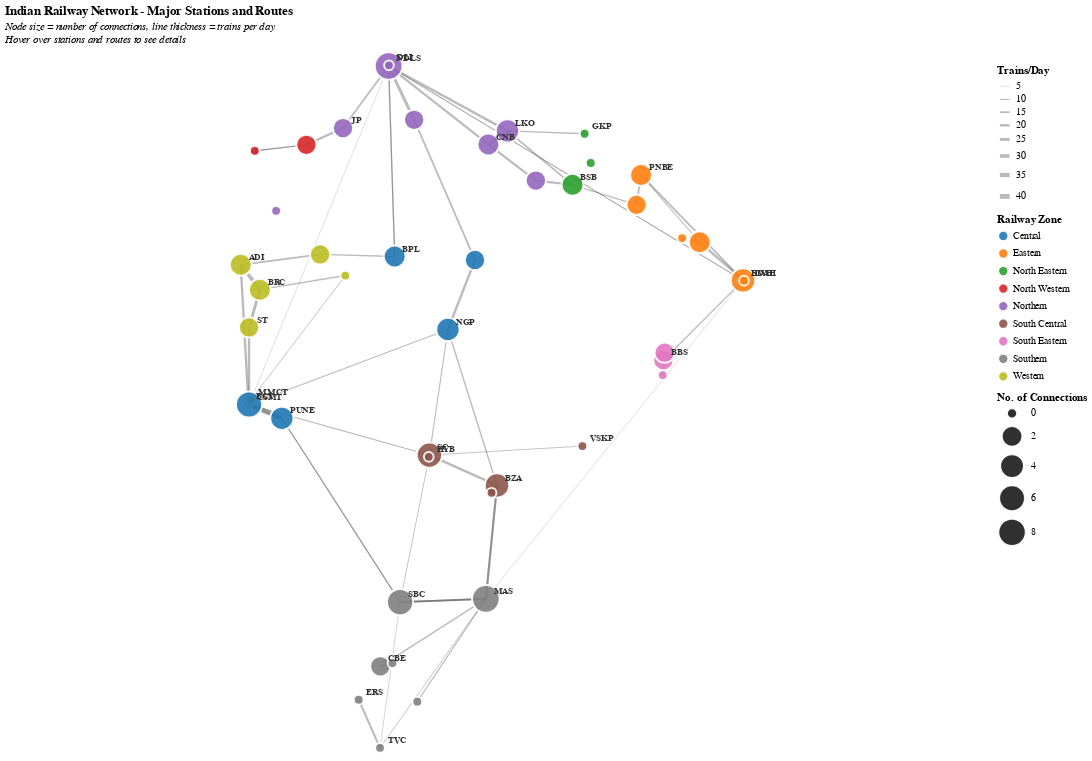

The notebook cell this image was saved under:
### Code cell
import altair as alt
import pandas as pd
import numpy as np

print("Creating India Railway Network...")

# Major Indian railway stations with their approximate coordinates and details
# Format: station_code, name, zone, lat, lon, importance (1-5)
stations_data = [
    # Northern Railway
    ('NDLS', 'New Delhi', 'Northern', 28.64, 77.22, 5),
    ('AGC', 'Agra Cantt', 'Northern', 27.15, 78.02, 3),
    ('JP', 'Jaipur', 'Northern', 26.92, 75.79, 4),
    ('JU', 'Jodhpur', 'Northern', 26.28, 73.02, 3),
    ('UDZ', 'Udaipur', 'Northern', 24.58, 73.69, 2),
    ('DLI', 'Old Delhi', 'Northern', 28.66, 77.23, 4),
    ('LKO', 'Lucknow', 'Northern', 26.84, 80.95, 4),
    ('CNB', 'Kanpur Central', 'Northern', 26.46, 80.35, 4),
    ('ALD', 'Allahabad', 'Northern', 25.44, 81.84, 3),
    
    # Western Railway
    ('BCT', 'Mumbai Central', 'Western', 18.97, 72.82, 5),
    ('MMCT', 'Mumbai Central', 'Western', 19.07, 72.88, 5),
    ('ADI', 'Ahmedabad', 'Western', 23.03, 72.58, 5),
    ('BRC', 'Vadodara', 'Western', 22.31, 73.18, 4),
    ('ST', 'Surat', 'Western', 21.21, 72.84, 4),
    ('RTM', 'Ratlam', 'Western', 23.33, 75.07, 3),
    ('INDB', 'Indore', 'Western', 22.72, 75.86, 3),
    
    # Central Railway
    ('CSMT', 'Mumbai CST', 'Central', 18.94, 72.84, 5),
    ('PUNE', 'Pune', 'Central', 18.53, 73.87, 5),
    ('NGP', 'Nagpur', 'Central', 21.15, 79.08, 4),
    ('BPL', 'Bhopal', 'Central', 23.27, 77.41, 4),
    ('JBP', 'Jabalpur', 'Central', 23.17, 79.93, 3),
    
    # Southern Railway
    ('MAS', 'Chennai Central', 'Southern', 13.08, 80.27, 5),
    ('SBC', 'Bangalore City', 'Southern', 12.98, 77.58, 5),
    ('TVC', 'Trivandrum', 'Southern', 8.49, 76.95, 4),
    ('ERS', 'Ernakulam', 'Southern', 9.98, 76.28, 4),
    ('CBE', 'Coimbatore', 'Southern', 11.01, 76.96, 4),
    ('MDU', 'Madurai', 'Southern', 9.92, 78.12, 3),
    ('TPJ', 'Tiruppur', 'Southern', 11.11, 77.34, 2),
    
    # South Central Railway
    ('SC', 'Secunderabad', 'South Central', 17.43, 78.50, 5),
    ('HYB', 'Hyderabad', 'South Central', 17.38, 78.48, 5),
    ('VSKP', 'Visakhapatnam', 'South Central', 17.70, 83.30, 4),
    ('BZA', 'Vijayawada', 'South Central', 16.52, 80.62, 4),
    ('GTL', 'Guntur', 'South Central', 16.30, 80.45, 3),
    
    # Eastern Railway
    ('HWH', 'Howrah', 'Eastern', 22.58, 88.34, 5),
    ('SDAH', 'Sealdah', 'Eastern', 22.57, 88.37, 5),
    ('PNBE', 'Patna', 'Eastern', 25.60, 85.14, 4),
    ('GAY', 'Gaya', 'Eastern', 24.75, 85.00, 3),
    ('ASN', 'Asansol', 'Eastern', 23.68, 86.98, 3),
    ('DHN', 'Dhanbad', 'Eastern', 23.80, 86.43, 3),
    
    # North Eastern Railway
    ('GKP', 'Gorakhpur', 'North Eastern', 26.76, 83.37, 4),
    ('BSB', 'Varanasi', 'North Eastern', 25.32, 82.99, 4),
    ('MAU', 'Mau', 'North Eastern', 25.94, 83.56, 2),
    
    # South Eastern Railway
    ('BBS', 'Bhubaneswar', 'South Eastern', 20.25, 85.84, 4),
    ('CTC', 'Cuttack', 'South Eastern', 20.47, 85.88, 3),
    ('PURI', 'Puri', 'South Eastern', 19.81, 85.82, 3),
    
    # North Western Railway
    ('JU', 'Jodhpur', 'North Western', 26.28, 73.02, 3),
    ('AII', 'Ajmer', 'North Western', 26.45, 74.64, 3),
]

stations_df = pd.DataFrame(stations_data, columns=['code', 'name', 'zone', 'lat', 'lon', 'importance'])

# Major railway connections (direct routes between stations)
# Format: from_station, to_station, train_frequency (trains per day)
connections_data = [
    # Golden Quadrilateral routes
    ('NDLS', 'AGC', 25),
    ('AGC', 'JBP', 15),
    ('JBP', 'NGP', 20),
    ('NGP', 'BZA', 12),
    ('BZA', 'MAS', 18),
    ('MAS', 'SBC', 15),
    ('SBC', 'PUNE', 10),
    ('PUNE', 'CSMT', 30),
    ('CSMT', 'ST', 20),
    ('ST', 'BRC', 25),
    ('BRC', 'ADI', 30),
    ('ADI', 'RTM', 15),
    ('RTM', 'BPL', 12),
    ('BPL', 'NDLS', 10),
    
    # Delhi connections
    ('NDLS', 'LKO', 20),
    ('NDLS', 'JP', 15),
    ('NDLS', 'CNB', 18),
    ('NDLS', 'BPL', 12),
    ('NDLS', 'HWH', 8),
    ('NDLS', 'CSMT', 5),
    
    # Mumbai connections
    ('CSMT', 'PUNE', 40),
    ('BCT', 'ADI', 20),
    ('BCT', 'INDB', 8),
    ('CSMT', 'NGP', 10),
    ('CSMT', 'SC', 6),
    
    # Kolkata connections
    ('HWH', 'PNBE', 15),
    ('HWH', 'BBS', 12),
    ('HWH', 'NDLS', 8),
    ('HWH', 'MAS', 5),
    ('SDAH', 'ASN', 20),
    
    # Chennai connections
    ('MAS', 'SBC', 15),
    ('MAS', 'BZA', 18),
    ('MAS', 'TVC', 8),
    ('MAS', 'CBE', 12),
    ('MAS', 'MDU', 10),
    
    # Bangalore connections
    ('SBC', 'MAS', 15),
    ('SBC', 'TVC', 6),
    ('SBC', 'PUNE', 10),
    ('SBC', 'SC', 8),
    
    # Hyderabad connections
    ('SC', 'BZA', 20),
    ('SC', 'NGP', 10),
    ('SC', 'CSMT', 6),
    ('SC', 'VSKP', 8),
    
    # Lucknow connections
    ('LKO', 'CNB', 25),
    ('LKO', 'BSB', 15),
    ('LKO', 'GKP', 12),
    
    # Regional connections
    ('CNB', 'ALD', 20),
    ('ALD', 'BSB', 18),
    ('BSB', 'GAY', 12),
    ('GAY', 'PNBE', 15),
    ('PNBE', 'ASN', 10),
    ('ASN', 'DHN', 15),
    ('JP', 'AII', 20),
    ('AII', 'JU', 10),
    ('BRC', 'INDB', 12),
    ('CBE', 'TPJ', 15),
    ('ERS', 'TVC', 18),
    ('BBS', 'CTC', 25),
    ('CTC', 'PURI', 20),
    ('BZA', 'GTL', 22),
]

connections_df = pd.DataFrame(connections_data, columns=['from', 'to', 'frequency'])

print(f"Stations: {len(stations_df)}")
print(f"Connections: {len(connections_df)}")

# Calculate total connections for each station (for node size)
from_counts = connections_df.groupby('from').size()
to_counts = connections_df.groupby('to').size()
total_connections = (from_counts + to_counts).reset_index()
total_connections.columns = ['code', 'connections']

stations_df = stations_df.merge(total_connections, on='code', how='left')
stations_df['connections'] = stations_df['connections'].fillna(0)

# Add coordinates to connections
connections_with_coords = connections_df.merge(
    stations_df[['code', 'lat', 'lon', 'name']], 
    left_on='from', 
    right_on='code'
).rename(columns={'lat': 'lat1', 'lon': 'lon1', 'name': 'from_name'}).drop('code', axis=1)

connections_with_coords = connections_with_coords.merge(
    stations_df[['code', 'lat', 'lon', 'name']], 
    left_on='to', 
    right_on='code'
).rename(columns={'lat': 'lat2', 'lon': 'lon2', 'name': 'to_name'}).drop('code', axis=1)

print(f"\nTop 10 busiest stations by connections:")
print(stations_df.nlargest(10, 'connections')[['name', 'zone', 'connections']])

# Create the network visualization
# 1. Railway lines (connections)
lines_chart = alt.Chart(connections_with_coords).mark_rule(
    opacity=0.4
).encode(
    longitude='lon1:Q',
    latitude='lat1:Q',
    longitude2='lon2:Q',
    latitude2='lat2:Q',
    strokeWidth=alt.StrokeWidth('frequency:Q', 
                                 scale=alt.Scale(range=[0.5, 5]),
                                 legend=alt.Legend(title='Trains/Day')),
    color=alt.value('#555555'),
    tooltip=[
        alt.Tooltip('from_name:N', title='From'),
        alt.Tooltip('to_name:N', title='To'),
        alt.Tooltip('frequency:Q', title='Trains per Day')
    ]
)

# 2. Stations (nodes)
hover_selection = alt.selection_point(on='mouseover', fields=['code'], empty=False)

stations_chart = alt.Chart(stations_df).mark_circle(
    stroke='white',
    strokeWidth=2
).encode(
    longitude='lon:Q',
    latitude='lat:Q',
    color=alt.Color('zone:N', 
                    scale=alt.Scale(scheme='category10'),
                    legend=alt.Legend(title='Railway Zone', orient='right')),
    size=alt.condition(
        hover_selection,
        alt.value(1000),
        alt.Size('connections:Q', 
                 scale=alt.Scale(type='sqrt', range=[100, 800]), 
                 legend=alt.Legend(title='No. of Connections'))
    ),
    opacity=alt.value(0.9),
    tooltip=[
        alt.Tooltip('name:N', title='Station'),
        alt.Tooltip('zone:N', title='Zone'),
        alt.Tooltip('connections:Q', title='Connections'),
        alt.Tooltip('importance:Q', title='Importance (1-5)')
    ]
).add_params(hover_selection)

# 3. Station labels for major stations
major_stations = stations_df[stations_df['importance'] >= 4]

labels_chart = alt.Chart(major_stations).mark_text(
    align='left',
    dx=8,
    dy=-8,
    fontSize=9,
    fontWeight='bold',
    color='#333'
).encode(
    longitude='lon:Q',
    latitude='lat:Q',
    text='code:N'
)

# Combine layers
railway_network = (lines_chart + stations_chart + labels_chart).properties(
    width=1000,
    height=700,
    title={
        'text': 'Indian Railway Network - Major Stations and Routes',
        'subtitle': ['Node size = number of connections, line thickness = trains per day',
                     'Hover over stations and routes to see details'],
        'subtitleFontStyle': 'italic',
        'subtitleFontSize': 11,
        'anchor': 'start'
    }
).project(
    type='mercator'
).configure_view(
    strokeWidth=0
)

#railway_network.save('india_railway_network.html')
print("\n✓ Railway network saved as 'india_railway_network.html'")

railway_network

### Figure 1 — Vega-Lite specification as saved in the notebook (floating-point values rounded to 4 significant figures)
{"config": {"view": {"continuousWidth": 300, "continuousHeight": 300, "strokeWidth": 0}}, "layer": [{"data": {"name": "data-d65e5e418f743609205b026ee198fac5"}, "mark": {"type": "rule", "opacity": 0.4}, "encoding": {"color": {"value": "#555555"}, "latitude": {"field": "lat1", "type": "quantitative"}, "latitude2": {"field": "lat2"}, "longitude": {"field": "lon1", "type": "quantitative"}, "longitude2": {"field": "lon2"}, "strokeWidth": {"field": "frequency", "legend": {"title": "Trains/Day"}, "scale": {"range": [0.5, 5]}, "type": "quantitative"}, "tooltip": [{"field": "from_name", "title": "From", "type": "nominal"}, {"field": "to_name", "title": "To", "type": "nominal"}, {"field": "frequency", "title": "Trains per Day", "type": "quantitative"}]}}, {"data": {"name": "data-07ad61c7a7bf2b89b0004f334a3d1fc5"}, "mark": {"type": "circle", "stroke": "white", "strokeWidth": 2}, "encoding": {"color": {"field": "zone", "legend": {"orient": "right", "title": "Railway Zone"}, "scale": {"scheme": "category10"}, "type": "nominal"}, "latitude": {"field": "lat", "type": "quantitative"}, "longitude": {"field": "lon", "type": "quantitative"}, "opacity": {"value": 0.9}, "size": {"condition": {"param": "param_7", "empty": false, "value": 1000}, "field": "connections", "legend": {"title": "No. of Connections"}, "scale": {"range": [100, 800], "type": "sqrt"}, "type": "quantitative"}, "tooltip": [{"field": "name", "title": "Station", "type": "nominal"}, {"field": "zone", "title": "Zone", "type": "nominal"}, {"field": "connections", "title": "Connections", "type": "quantitative"}, {"field": "importance", "title": "Importance (1-5)", "type": "quantitative"}]}, "name": "view_7"}, {"data": {"name": "data-138ccde28de09a57661c25a0e8c0326b"}, "mark": {"type": "text", "align": "left", "color": "#333", "dx": 8, "dy": -8, "fontSize": 9, "fontWeight": "bold"}, "encoding": {"latitude": {"field": "lat", "type": "quantitative"}, "longitude": {"field": "lon", "type": "quantitative"}, "text": {"field": "code", "type": "nominal"}}}], "height": 700, "params": [{"name": "param_7", "select": {"type": "point", "fields": ["code"], "on": "mouseover"}, "views": ["view_7"]}], "projection": {"type": "mercator"}, "title": {"text": "Indian Railway Network - Major Stations and Routes", "subtitle": ["Node size = number of connections, line thickness = trains per day", "Hover over stations and routes to see details"], "subtitleFontStyle": "italic", "subtitleFontSize": 11, "anchor": "start"}, "width": 1000, "$schema": "https://vega.github.io/schema/vega-lite/v5.20.1.json", "datasets": {"data-d65e5e418f743609205b026ee198fac5": [{"from": "NDLS", "to": "AGC", "frequency": 25, "lat1": 28.64, "lon1": 77.22, "from_name": "New Delhi", "lat2": 27.15, "lon2": 78.02, "to_name": "Agra Cantt"}, {"from": "AGC", "to": "JBP", "frequency": 15, "lat1": 27.15, "lon1": 78.02, "from_name": "Agra Cantt", "lat2": 23.17, "lon2": 79.93, "to_name": "Jabalpur"}, {"from": "JBP", "to": "NGP", "frequency": 20, "lat1": 23.17, "lon1": 79.93, "from_name": "Jabalpur", "lat2": 21.15, "lon2": 79.08, "to_name": "Nagpur"}, {"from": "NGP", "to": "BZA", "frequency": 12, "lat1": 21.15, "lon1": 79.08, "from_name": "Nagpur", "lat2": 16.52, "lon2": 80.62, "to_name": "Vijayawada"}, {"from": "BZA", "to": "MAS", "frequency": 18, "lat1": 16.52, "lon1": 80.62, "from_name": "Vijayawada", "lat2": 13.08, "lon2": 80.27, "to_name": "Chennai Central"}, {"from": "MAS", "to": "SBC", "frequency": 15, "lat1": 13.08, "lon1": 80.27, "from_name": "Chennai Central", "lat2": 12.98, "lon2": 77.58, "to_name": "Bangalore City"}, {"from": "SBC", "to": "PUNE", "frequency": 10, "lat1": 12.98, "lon1": 77.58, "from_name": "Bangalore City", "lat2": 18.53, "lon2": 73.87, "to_name": "Pune"}, {"from": "PUNE", "to": "CSMT", "frequency": 30, "lat1": 18.53, "lon1": 73.87, "from_name": "Pune", "lat2": 18.94, "lon2": 72.84, "to_name": "Mumbai CST"}, {"from": "CSMT", "to": "ST", "frequency": 20, "lat1": 18.94, "lon1": 72.84, "from_name": "Mumbai CST", "lat2": 21.21, "lon2": 72.84, "to_name": "Surat"}, {"from": "ST", "to": "BRC", "frequency": 25, "lat1": 21.21, "lon1": 72.84, "from_name": "Surat", "lat2": 22.31, "lon2": 73.18, "to_name": "Vadodara"}, {"from": "BRC", "to": "ADI", "frequency": 30, "lat1": 22.31, "lon1": 73.18, "from_name": "Vadodara", "lat2": 23.03, "lon2": 72.58, "to_name": "Ahmedabad"}, {"from": "ADI", "to": "RTM", "frequency": 15, "lat1": 23.03, "lon1": 72.58, "from_name": "Ahmedabad", "lat2": 23.33, "lon2": 75.07, "to_name": "Ratlam"}, {"from": "RTM", "to": "BPL", "frequency": 12, "lat1": 23.33, "lon1": 75.07, "from_name": "Ratlam", "lat2": 23.27, "lon2": 77.41, "to_name": "Bhopal"}, {"from": "BPL", "to": "NDLS", "frequency": 10, "lat1": 23.27, "lon1": 77.41, "from_name": "Bhopal", "lat2": 28.64, "lon2": 77.22, "to_name": "New Delhi"}, {"from": "NDLS", "to": "LKO", "frequency": 20, "lat1": 28.64, "lon1": 77.22, "from_name": "New Delhi", "lat2": 26.84, "lon2": 80.95, "to_name": "Lucknow"}, {"from": "NDLS", "to": "JP", "frequency": 15, "lat1": 28.64, "lon1": 77.22, "from_name": "New Delhi", "lat2": 26.92, "lon2": 75.79, "to_name": "Jaipur"}, {"from": "NDLS", "to": "CNB", "frequency": 18, "lat1": 28.64, "lon1": 77.22, "from_name": "New Delhi", "lat2": 26.46, "lon2": 80.35, "to_name": "Kanpur Central"}, {"from": "NDLS", "to": "BPL", "frequency": 12, "lat1": 28.64, "lon1": 77.22, "from_name": "New Delhi", "lat2": 23.27, "lon2": 77.41, "to_name": "Bhopal"}, {"from": "NDLS", "to": "HWH", "frequency": 8, "lat1": 28.64, "lon1": 77.22, "from_name": "New Delhi", "lat2": 22.58, "lon2": 88.34, "to_name": "Howrah"}, {"from": "NDLS", "to": "CSMT", "frequency": 5, "lat1": 28.64, "lon1": 77.22, "from_name": "New Delhi", "lat2": 18.94, "lon2": 72.84, "to_name": "Mumbai CST"}, {"from": "CSMT", "to": "PUNE", "frequency": 40, "lat1": 18.94, "lon1": 72.84, "from_name": "Mumbai CST", "lat2": 18.53, "lon2": 73.87, "to_name": "Pune"}, {"from": "BCT", "to": "ADI", "frequency": 20, "lat1": 18.97, "lon1": 72.82, "from_name": "Mumbai Central", "lat2": 23.03, "lon2": 72.58, "to_name": "Ahmedabad"}, {"from": "BCT", "to": "INDB", "frequency": 8, "lat1": 18.97, "lon1": 72.82, "from_name": "Mumbai Central", "lat2": 22.72, "lon2": 75.86, "to_name": "Indore"}, {"from": "CSMT", "to": "NGP", "frequency": 10, "lat1": 18.94, "lon1": 72.84, "from_name": "Mumbai CST", "lat2": 21.15, "lon2": 79.08, "to_name": "Nagpur"}, {"from": "CSMT", "to": "SC", "frequency": 6, "lat1": 18.94, "lon1": 72.84, "from_name": "Mumbai CST", "lat2": 17.43, "lon2": 78.5, "to_name": "Secunderabad"}, {"from": "HWH", "to": "PNBE", "frequency": 15, "lat1": 22.58, "lon1": 88.34, "from_name": "Howrah", "lat2": 25.6, "lon2": 85.14, "to_name": "Patna"}, {"from": "HWH", "to": "BBS", "frequency": 12, "lat1": 22.58, "lon1": 88.34, "from_name": "Howrah", "lat2": 20.25, "lon2": 85.84, "to_name": "Bhubaneswar"}, {"from": "HWH", "to": "NDLS", "frequency": 8, "lat1": 22.58, "lon1": 88.34, "from_name": "Howrah", "lat2": 28.64, "lon2": 77.22, "to_name": "New Delhi"}, {"from": "HWH", "to": "MAS", "frequency": 5, "lat1": 22.58, "lon1": 88.34, "from_name": "Howrah", "lat2": 13.08, "lon2": 80.27, "to_name": "Chennai Central"}, {"from": "SDAH", "to": "ASN", "frequency": 20, "lat1": 22.57, "lon1": 88.37, "from_name": "Sealdah", "lat2": 23.68, "lon2": 86.98, "to_name": "Asansol"}, {"from": "MAS", "to": "SBC", "frequency": 15, "lat1": 13.08, "lon1": 80.27, "from_name": "Chennai Central", "lat2": 12.98, "lon2": 77.58, "to_name": "Bangalore City"}, {"from": "MAS", "to": "BZA", "frequency": 18, "lat1": 13.08, "lon1": 80.27, "from_name": "Chennai Central", "lat2": 16.52, "lon2": 80.62, "to_name": "Vijayawada"}, {"from": "MAS", "to": "TVC", "frequency": 8, "lat1": 13.08, "lon1": 80.27, "from_name": "Chennai Central", "lat2": 8.49, "lon2": 76.95, "to_name": "Trivandrum"}, {"from": "MAS", "to": "CBE", "frequency": 12, "lat1": 13.08, "lon1": 80.27, "from_name": "Chennai Central", "lat2": 11.01, "lon2": 76.96, "to_name": "Coimbatore"}, {"from": "MAS", "to": "MDU", "frequency": 10, "lat1": 13.08, "lon1": 80.27, "from_name": "Chennai Central", "lat2": 9.92, "lon2": 78.12, "to_name": "Madurai"}, {"from": "SBC", "to": "MAS", "frequency": 15, "lat1": 12.98, "lon1": 77.58, "from_name": "Bangalore City", "lat2": 13.08, "lon2": 80.27, "to_name": "Chennai Central"}, {"from": "SBC", "to": "TVC", "frequency": 6, "lat1": 12.98, "lon1": 77.58, "from_name": "Bangalore City", "lat2": 8.49, "lon2": 76.95, "to_name": "Trivandrum"}, {"from": "SBC", "to": "PUNE", "frequency": 10, "lat1": 12.98, "lon1": 77.58, "from_name": "Bangalore City", "lat2": 18.53, "lon2": 73.87, "to_name": "Pune"}, {"from": "SBC", "to": "SC", "frequency": 8, "lat1": 12.98, "lon1": 77.58, "from_name": "Bangalore City", "lat2": 17.43, "lon2": 78.5, "to_name": "Secunderabad"}, {"from": "SC", "to": "BZA", "frequency": 20, "lat1": 17.43, "lon1": 78.5, "from_name": "Secunderabad", "lat2": 16.52, "lon2": 80.62, "to_name": "Vijayawada"}, {"from": "SC", "to": "NGP", "frequency": 10, "lat1": 17.43, "lon1": 78.5, "from_name": "Secunderabad", "lat2": 21.15, "lon2": 79.08, "to_name": "Nagpur"}, {"from": "SC", "to": "CSMT", "frequency": 6, "lat1": 17.43, "lon1": 78.5, "from_name": "Secunderabad", "lat2": 18.94, "lon2": 72.84, "to_name": "Mumbai CST"}, {"from": "SC", "to": "VSKP", "frequency": 8, "lat1": 17.43, "lon1": 78.5, "from_name": "Secunderabad", "lat2": 17.7, "lon2": 83.3, "to_name": "Visakhapatnam"}, {"from": "LKO", "to": "CNB", "frequency": 25, "lat1": 26.84, "lon1": 80.95, "from_name": "Lucknow", "lat2": 26.46, "lon2": 80.35, "to_name": "Kanpur Central"}, {"from": "LKO", "to": "BSB", "frequency": 15, "lat1": 26.84, "lon1": 80.95, "from_name": "Lucknow", "lat2": 25.32, "lon2": 82.99, "to_name": "Varanasi"}, {"from": "LKO", "to": "GKP", "frequency": 12, "lat1": 26.84, "lon1": 80.95, "from_name": "Lucknow", "lat2": 26.76, "lon2": 83.37, "to_name": "Gorakhpur"}, {"from": "CNB", "to": "ALD", "frequency": 20, "lat1": 26.46, "lon1": 80.35, "from_name": "Kanpur Central", "lat2": 25.44, "lon2": 81.84, "to_name": "Allahabad"}, {"from": "ALD", "to": "BSB", "frequency": 18, "lat1": 25.44, "lon1": 81.84, "from_name": "Allahabad", "lat2": 25.32, "lon2": 82.99, "to_name": "Varanasi"}, {"from": "BSB", "to": "GAY", "frequency": 12, "lat1": 25.32, "lon1": 82.99, "from_name": "Varanasi", "lat2": 24.75, "lon2": 85.0, "to_name": "Gaya"}, {"from": "GAY", "to": "PNBE", "frequency": 15, "lat1": 24.75, "lon1": 85.0, "from_name": "Gaya", "lat2": 25.6, "lon2": 85.14, "to_name": "Patna"}, {"from": "PNBE", "to": "ASN", "frequency": 10, "lat1": 25.6, "lon1": 85.14, "from_name": "Patna", "lat2": 23.68, "lon2": 86.98, "to_name": "Asansol"}, {"from": "ASN", "to": "DHN", "frequency": 15, "lat1": 23.68, "lon1": 86.98, "from_name": "Asansol", "lat2": 23.8, "lon2": 86.43, "to_name": "Dhanbad"}, {"from": "JP", "to": "AII", "frequency": 20, "lat1": 26.92, "lon1": 75.79, "from_name": "Jaipur", "lat2": 26.45, "lon2": 74.64, "to_name": "Ajmer"}, {"from": "AII", "to": "JU", "frequency": 10, "lat1": 26.45, "lon1": 74.64, "from_name": "Ajmer", "lat2": 26.28, "lon2": 73.02, "to_name": "Jodhpur"}, {"from": "AII", "to": "JU", "frequency": 10, "lat1": 26.45, "lon1": 74.64, "from_name": "Ajmer", "lat2": 26.28, "lon2": 73.02, "to_name": "Jodhpur"}, {"from": "BRC", "to": "INDB", "frequency": 12, "lat1": 22.31, "lon1": 73.18, "from_name": "Vadodara", "lat2": 22.72, "lon2": 75.86, "to_name": "Indore"}, {"from": "CBE", "to": "TPJ", "frequency": 15, "lat1": 11.01, "lon1": 76.96, "from_name": "Coimbatore", "lat2": 11.11, "lon2": 77.34, "to_name": "Tiruppur"}, {"from": "ERS", "to": "TVC", "frequency": 18, "lat1": 9.98, "lon1": 76.28, "from_name": "Ernakulam", "lat2": 8.49, "lon2": 76.95, "to_name": "Trivandrum"}, {"from": "BBS", "to": "CTC", "frequency": 25, "lat1": 20.25, "lon1": 85.84, "from_name": "Bhubaneswar", "lat2": 20.47, "lon2": 85.88, "to_name": "Cuttack"}, {"from": "CTC", "to": "PURI", "frequency": 20, "lat1": 20.47, "lon1": 85.88, "from_name": "Cuttack", "lat2": 19.81, "lon2": 85.82, "to_name": "Puri"}, {"from": "BZA", "to": "GTL", "frequency": 22, "lat1": 16.52, "lon1": 80.62, "from_name": "Vijayawada", "lat2": 16.3, "lon2": 80.45, "to_name": "Guntur"}], "data-07ad61c7a7bf2b89b0004f334a3d1fc5": [{"code": "NDLS", "name": "New Delhi", "zone": "Northern", "lat": 28.64, "lon": 77.22, "importance": 5, "connections": 9.0}, {"code": "AGC", "name": "Agra Cantt", "zone": "Northern", "lat": 27.15, "lon": 78.02, "importance": 3, "connections": 2.0}, {"code": "JP", "name": "Jaipur", "zone": "Northern", "lat": 26.92, "lon": 75.79, "importance": 4, "connections": 2.0}, {"code": "JU", "name": "Jodhpur", "zone": "Northern", "lat": 26.28, "lon": 73.02, "importance": 3, "connections": 0.0}, {"code": "UDZ", "name": "Udaipur", "zone": "Northern", "lat": 24.58, "lon": 73.69, "importance": 2, "connections": 0.0}, {"code": "DLI", "name": "Old Delhi", "zone": "Northern", "lat": 28.66, "lon": 77.23, "importance": 4, "connections": 0.0}, {"code": "LKO", "name": "Lucknow", "zone": "Northern", "lat": 26.84, "lon": 80.95, "importance": 4, "connections": 4.0}, {"code": "CNB", "name": "Kanpur Central", "zone": "Northern", "lat": 26.46, "lon": 80.35, "importance": 4, "connections": 3.0}, {"code": "ALD", "name": "Allahabad", "zone": "Northern", "lat": 25.44, "lon": 81.84, "importance": 3, "connections": 2.0}, {"code": "BCT", "name": "Mumbai Central", "zone": "Western", "lat": 18.97, "lon": 72.82, "importance": 5, "connections": 0.0}, {"code": "MMCT", "name": "Mumbai Central", "zone": "Western", "lat": 19.07, "lon": 72.88, "importance": 5, "connections": 0.0}, {"code": "ADI", "name": "Ahmedabad", "zone": "Western", "lat": 23.03, "lon": 72.58, "importance": 5, "connections": 3.0}, {"code": "BRC", "name": "Vadodara", "zone": "Western", "lat": 22.31, "lon": 73.18, "importance": 4, "connections": 3.0}, {"code": "ST", "name": "Surat", "zone": "Western", "lat": 21.21, "lon": 72.84, "importance": 4, "connections": 2.0}, {"code": "RTM", "name": "Ratlam", "zone": "Western", "lat": 23.33, "lon": 75.07, "importance": 3, "connections": 2.0}, {"code": "INDB", "name": "Indore", "zone": "Western", "lat": 22.72, "lon": 75.86, "importance": 3, "connections": 0.0}, {"code": "CSMT", "name": "Mumbai CST", "zone": "Central", "lat": 18.94, "lon": 72.84, "importance": 5, "connections": 7.0}, {"code": "PUNE", "name": "Pune", "zone": "Central", "lat": 18.53, "lon": 73.87, "importance": 5, "connections": 4.0}, {"code": "NGP", "name": "Nagpur", "zone": "Central", "lat": 21.15, "lon": 79.08, "importance": 4, "connections": 4.0}, {"code": "BPL", "name": "Bhopal", "zone": "Central", "lat": 23.27, "lon": 77.41, "importance": 4, "connections": 3.0}, {"code": "JBP", "name": "Jabalpur", "zone": "Central", "lat": 23.17, "lon": 79.93, "importance": 3, "connections": 2.0}, {"code": "MAS", "name": "Chennai Central", "zone": "Southern", "lat": 13.08, "lon": 80.27, "importance": 5, "connections": 9.0}, {"code": "SBC", "name": "Bangalore City", "zone": "Southern", "lat": 12.98, "lon": 77.58, "importance": 5, "connections": 7.0}, {"code": "TVC", "name": "Trivandrum", "zone": "Southern", "lat": 8.49, "lon": 76.95, "importance": 4, "connections": 0.0}, {"code": "ERS", "name": "Ernakulam", "zone": "Southern", "lat": 9.98, "lon": 76.28, "importance": 4, "connections": 0.0}, {"code": "CBE", "name": "Coimbatore", "zone": "Southern", "lat": 11.01, "lon": 76.96, "importance": 4, "connections": 2.0}, {"code": "MDU", "name": "Madurai", "zone": "Southern", "lat": 9.92, "lon": 78.12, "importance": 3, "connections": 0.0}, {"code": "TPJ", "name": "Tiruppur", "zone": "Southern", "lat": 11.11, "lon": 77.34, "importance": 2, "connections": 0.0}, {"code": "SC", "name": "Secunderabad", "zone": "South Central", "lat": 17.43, "lon": 78.5, "importance": 5, "connections": 6.0}, {"code": "HYB", "name": "Hyderabad", "zone": "South Central", "lat": 17.38, "lon": 78.48, "importance": 5, "connections": 0.0}, {"code": "VSKP", "name": "Visakhapatnam", "zone": "South Central", "lat": 17.7, "lon": 83.3, "importance": 4, "connections": 0.0}, {"code": "BZA", "name": "Vijayawada", "zone": "South Central", "lat": 16.52, "lon": 80.62, "importance": 4, "connections": 5.0}, {"code": "GTL", "name": "Guntur", "zone": "South Central", "lat": 16.3, "lon": 80.45, "importance": 3, "connections": 0.0}, {"code": "HWH", "name": "Howrah", "zone": "Eastern", "lat": 22.58, "lon": 88.34, "importance": 5, "connections": 5.0}, {"code": "SDAH", "name": "Sealdah", "zone": "Eastern", "lat": 22.57, "lon": 88.37, "importance": 5, "connections": 0.0}, {"code": "PNBE", "name": "Patna", "zone": "Eastern", "lat": 25.6, "lon": 85.14, "importance": 4, "connections": 3.0}, {"code": "GAY", "name": "Gaya", "zone": "Eastern", "lat": 24.75, "lon": 85.0, "importance": 3, "connections": 2.0}, {"code": "ASN", "name": "Asansol", "zone": "Eastern", "lat": 23.68, "lon": 86.98, "importance": 3, "connections": 3.0}, {"code": "DHN", "name": "Dhanbad", "zone": "Eastern", "lat": 23.8, "lon": 86.43, "importance": 3, "connections": 0.0}, {"code": "GKP", "name": "Gorakhpur", "zone": "North Eastern", "lat": 26.76, "lon": 83.37, "importance": 4, "connections": 0.0}, {"code": "BSB", "name": "Varanasi", "zone": "North Eastern", "lat": 25.32, "lon": 82.99, "importance": 4, "connections": 3.0}, {"code": "MAU", "name": "Mau", "zone": "North Eastern", "lat": 25.94, "lon": 83.56, "importance": 2, "connections": 0.0}, {"code": "BBS", "name": "Bhubaneswar", "zone": "South Eastern", "lat": 20.25, "lon": 85.84, "importance": 4, "connections": 2.0}, {"code": "CTC", "name": "Cuttack", "zone": "South Eastern", "lat": 20.47, "lon": 85.88, "importance": 3, "connections": 2.0}, {"code": "PURI", "name": "Puri", "zone": "South Eastern", "lat": 19.81, "lon": 85.82, "importance": 3, "connections": 0.0}, {"code": "JU", "name": "Jodhpur", "zone": "North Western", "lat": 26.28, "lon": 73.02, "importance": 3, "connections": 0.0}, {"code": "AII", "name": "Ajmer", "zone": "North Western", "lat": 26.45, "lon": 74.64, "importance": 3, "connections": 2.0}], "data-138ccde28de09a57661c25a0e8c0326b": [{"code": "NDLS", "name": "New Delhi", "zone": "Northern", "lat": 28.64, "lon": 77.22, "importance": 5, "connections": 9.0}, {"code": "JP", "name": "Jaipur", "zone": "Northern", "lat": 26.92, "lon": 75.79, "importance": 4, "connections": 2.0}, {"code": "DLI", "name": "Old Delhi", "zone": "Northern", "lat": 28.66, "lon": 77.23, "importance": 4, "connections": 0.0}, {"code": "LKO", "name": "Lucknow", "zone": "Northern", "lat": 26.84, "lon": 80.95, "importance": 4, "connections": 4.0}, {"code": "CNB", "name": "Kanpur Central", "zone": "Northern", "lat": 26.46, "lon": 80.35, "importance": 4, "connections": 3.0}, {"code": "BCT", "name": "Mumbai Central", "zone": "Western", "lat": 18.97, "lon": 72.82, "importance": 5, "connections": 0.0}, {"code": "MMCT", "name": "Mumbai Central", "zone": "Western", "lat": 19.07, "lon": 72.88, "importance": 5, "connections": 0.0}, {"code": "ADI", "name": "Ahmedabad", "zone": "Western", "lat": 23.03, "lon": 72.58, "importance": 5, "connections": 3.0}, {"code": "BRC", "name": "Vadodara", "zone": "Western", "lat": 22.31, "lon": 73.18, "importance": 4, "connections": 3.0}, {"code": "ST", "name": "Surat", "zone": "Western", "lat": 21.21, "lon": 72.84, "importance": 4, "connections": 2.0}, {"code": "CSMT", "name": "Mumbai CST", "zone": "Central", "lat": 18.94, "lon": 72.84, "importance": 5, "connections": 7.0}, {"code": "PUNE", "name": "Pune", "zone": "Central", "lat": 18.53, "lon": 73.87, "importance": 5, "connections": 4.0}, {"code": "NGP", "name": "Nagpur", "zone": "Central", "lat": 21.15, "lon": 79.08, "importance": 4, "connections": 4.0}, {"code": "BPL", "name": "Bhopal", "zone": "Central", "lat": 23.27, "lon": 77.41, "importance": 4, "connections": 3.0}, {"code": "MAS", "name": "Chennai Central", "zone": "Southern", "lat": 13.08, "lon": 80.27, "importance": 5, "connections": 9.0}, {"code": "SBC", "name": "Bangalore City", "zone": "Southern", "lat": 12.98, "lon": 77.58, "importance": 5, "connections": 7.0}, {"code": "TVC", "name": "Trivandrum", "zone": "Southern", "lat": 8.49, "lon": 76.95, "importance": 4, "connections": 0.0}, {"code": "ERS", "name": "Ernakulam", "zone": "Southern", "lat": 9.98, "lon": 76.28, "importance": 4, "connections": 0.0}, {"code": "CBE", "name": "Coimbatore", "zone": "Southern", "lat": 11.01, "lon": 76.96, "importance": 4, "connections": 2.0}, {"code": "SC", "name": "Secunderabad", "zone": "South Central", "lat": 17.43, "lon": 78.5, "importance": 5, "connections": 6.0}, {"code": "HYB", "name": "Hyderabad", "zone": "South Central", "lat": 17.38, "lon": 78.48, "importance": 5, "connections": 0.0}, {"code": "VSKP", "name": "Visakhapatnam", "zone": "South Central", "lat": 17.7, "lon": 83.3, "importance": 4, "connections": 0.0}, {"code": "BZA", "name": "Vijayawada", "zone": "South Central", "lat": 16.52, "lon": 80.62, "importance": 4, "connections": 5.0}, {"code": "HWH", "name": "Howrah", "zone": "Eastern", "lat": 22.58, "lon": 88.34, "importance": 5, "connections": 5.0}, {"code": "SDAH", "name": "Sealdah", "zone": "Eastern", "lat": 22.57, "lon": 88.37, "importance": 5, "connections": 0.0}, {"code": "PNBE", "name": "Patna", "zone": "Eastern", "lat": 25.6, "lon": 85.14, "importance": 4, "connections": 3.0}, {"code": "GKP", "name": "Gorakhpur", "zone": "North Eastern", "lat": 26.76, "lon": 83.37, "importance": 4, "connections": 0.0}, {"code": "BSB", "name": "Varanasi", "zone": "North Eastern", "lat": 25.32, "lon": 82.99, "importance": 4, "connections": 3.0}, {"code": "BBS", "name": "Bhubaneswar", "zone": "South Eastern", "lat": 20.25, "lon": 85.84, "importance": 4, "connections": 2.0}]}}
